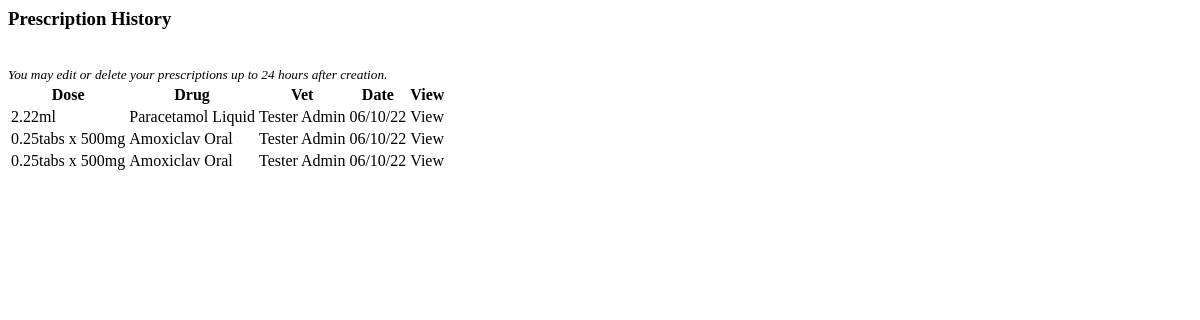
The app's page /prescriptions/list-prescrip/1 (signed in), older data.
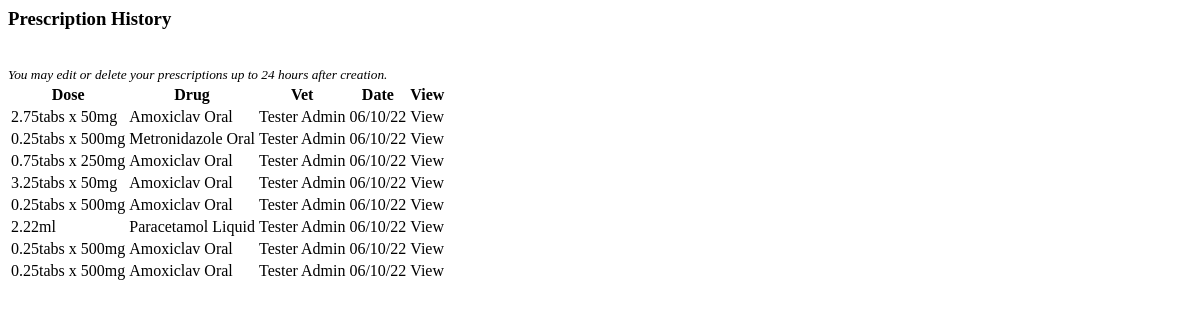
The same page, newer data.
### prescriptions/models.py (models this page shows, shortened)
class Prescription(models.Model):
    animal = models.ForeignKey(Record, on_delete=models.CASCADE, default=1)
    animal_weight = models.DecimalField(
        max_digits=5, decimal_places=2, blank=True, null=True)
    vet = models.ForeignKey(Vet, on_delete=models.CASCADE, default=1)
    drug = models.ForeignKey(Drug, on_delete=models.CASCADE, default=None)
    type = models.CharField(max_length=10, blank=True)
    drug_dose = models.DecimalField(
        max_digits=4, decimal_places=2, blank=True, null=True)
    drug_dose_high = models.DecimalField(max_digits=4, decimal_places=2,
                                         blank=True, null=True)
    dose = models.CharField(max_length=100, blank=True, null=True)
    measure = models.CharField(max_length=2, blank=True)
    frequency = models.CharField(max_length=10, choices=FREQUENCY, blank=True)
    length = models.PositiveIntegerField(default=0, blank=True)
    route = models.CharField(max_length=8, blank=True)
    date = models.DateTimeField(auto_now_add=True)
    class Meta:
        ordering = ['-date']

class Drug(models.Model):
    name = models.CharField(max_length=50)
    type = models.CharField(max_length=10, choices=TYPES, default='Injectable')
    dose = models.DecimalField(max_digits=4, decimal_places=2)
    high_dose = models.DecimalField(max_digits=4, decimal_places=2, blank=True,
                                    null=True,
                                    help_text='Add high dose for tablets \
                                    only.')
    tablet_strength = models.CharField(max_length=100, blank=True,
                                       help_text='Add tablet strength in \
                                       numbers, separated by commas.')
    measure = models.CharField(max_length=2, choices=MEASURE)
    category = models.ForeignKey(Category, on_delete=models.CASCADE)
    route = models.CharField(max_length=8, choices=ROUTES)
    warnings = models.CharField(max_length=300, default='None')
    def __str__(self):
        return self.name
    class Meta:
        ordering = ['name']

### vetprofiles/models.py (models this page shows, shortened)
class Vet(AbstractBaseUser):
    email = models.EmailField(verbose_name="email", max_length=80, unique=True)
    first_name = models.CharField(max_length=30, blank=False)
    last_name = models.CharField(max_length=30, blank=False)
    last_login = models.DateTimeField(verbose_name='last login', auto_now=True)
    is_admin = models.BooleanField(default=False)
    is_active = models.BooleanField(default=False)
    is_staff = models.BooleanField(default=False)
    is_superuser = models.BooleanField(default=False)
    USERNAME_FIELD = 'email'
    REQUIRED_FIELDS = ['first_name', 'last_name', ]
    objects = AccountsManager()
    def __str__(self):
        return self.first_name + " " + self.last_name

### petrx/decorators.py (the view)
    def wrapper(request, *args, **kwargs):
        if request.user.is_authenticated:
            if request.user.is_active:
                return function(request, *args, **kwargs)
            else:
                return render(request, 'vetprofiles/restricted.html')
        else:
            return redirect('vetprofiles:login')

### prescriptions/views.py (called while the page is built)
@vet_login_and_active
def list_prescrip(request, animal_id):
    prescrip_list = Prescription.objects.filter(animal=animal_id).all()
    context = {'prescrip_list': prescrip_list}
    return render(request, 'prescriptions/list_prescrip.html', context)

### prescriptions/templates/prescriptions/list_prescrip.html (shortened to what this page needs)
<h3 class="subheadings">Prescription History</h3>
<small><em>You may edit or delete your prescriptions up to 24 hours after creation.</em></small>
<div class="prescrip-contain">
    <table>
        <thead>
            <tr>
                <th class="lg-prescrip">Dose</th>
                <th>Drug</th>
                <th class="lg-prescrip">Vet</th>
                <th>Date</th>
                <th>View</th>
            </tr>
        </thead>
        <tbody>
            {% for prescription in prescrip_list %}
            <tr>
                <td class="lg-prescrip">{{ prescription.dose }}{{ prescription.measure }}</td>
                <td>{{ prescription.drug }}</td>
                <td class="lg-prescrip">{{ prescription.vet }}</td>
                <td>{{ prescription.date|date:'d/m/y' }}</td>
                <td><a data-hx-get="{% url 'prescriptions:detail_prescrip' prescrip_id=prescription.id %}"
                        data-hx-target="#modal-dialog" class="pet-links" aria-label="View prescription">View</a></td>
            </tr>
        </tbody>
        {% endfor %}
    </table>
</div>

Row changes from the older to the newer data that the page shows:
added Prescription: dose "2.75tabs x 50", measure "mg", drug "Amoxiclav Oral", vet "Tester Admin", date "06/10/22"
added Prescription: dose "0.25tabs x 500", measure "mg", drug "Metronidazole Oral", vet "Tester Admin", date "06/10/22"
added Prescription: dose "0.75tabs x 250", measure "mg", drug "Amoxiclav Oral", vet "Tester Admin", date "06/10/22"
added Prescription: dose "3.25tabs x 50", measure "mg", drug "Amoxiclav Oral", vet "Tester Admin", date "06/10/22"
added Prescription: dose "0.25tabs x 500", measure "mg", drug "Amoxiclav Oral", vet "Tester Admin", date "06/10/22"
